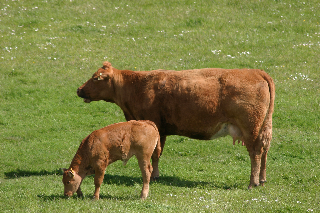
%> input picture Project/textonizationTestImg.bmp, 320 x 213 px
$ octave testImgTextonization.m   (GNU Octave 9; MATLAB toolbox functions it lacks are replaced by stand-ins)
%> lines starting %> are read from the running program, lines starting %| are printed output that depends on the picture
### Project/imgTextonization.m
%{
imgTextonization.m

ML founndations - 2012A
Yaniv Bar

Generate image texton map.
This is done by obtaining a 17 - dimensional feature filtered image bank which is clustered using k-means and assigned values.

The feature filtered image bank is made of 3 Gaussians, 4 Laplacian of Gaussians (LoG) and 4 first order derivatives of Gaussians.
The three Gaussian kernels (with sigma = 1, 2, 4) are applied to each H,S,V channel, thus producing 9 filter responses.
The four LoGs (with sigma = 1, 2, 4, 8) were applied to the V channel only, thus producing 4 filter responses.
The four derivatives of Gaussians were divided into the two x and y aligned sets, each with two different
values of kernels (sigma = 2, 4). Derivatives of Gaussians were also applied to the V channel only, thus producing 4 final filter
responses.

Therefore, each pixel in each image has associated a 17-dimensional feature vector. These 17-dimensional feature
vectors are then clustered using k-means and assigned values which represents the textonized image.

Input:
Im - a colored image (matrix)
filterBank - 11 dimensional filter bank
numClusters - number or clusters

Output:
textonizedIm - textonized image
%}
function [textonizedIm]=imgTextonization(Im, filterBank,numClusters)
% The training image is convolved with a 17-dimensional filter-bank at scale k
numFeatures = 17;

Im = im2double(Im);
[Im_n,Im_m,Im_d]=size(Im);
Im_hsv = rgb2hsv(Im);
Im_h = Im_hsv(:,:,1);
Im_s = Im_hsv(:,:,2);
Im_v = Im_hsv(:,:,3);

cell{1,1}=conv2(Im_h,filterBank{1,1},'same');
cell{1,2}=conv2(Im_s,filterBank{1,1},'same');
cell{1,3}=conv2(Im_v,filterBank{1,1},'same');
cell{1,4}=conv2(Im_h,filterBank{1,2},'same');
cell{1,5}=conv2(Im_s,filterBank{1,2},'same');
cell{1,6}=conv2(Im_v,filterBank{1,2},'same');
cell{1,7}=conv2(Im_h,filterBank{1,3},'same');
cell{1,8}=conv2(Im_s,filterBank{1,3},'same');
cell{1,9}=conv2(Im_v,filterBank{1,3},'same');
cell{1,10}=conv2(Im_v,filterBank{1,4},'same');
cell{1,11}=conv2(Im_v,filterBank{1,5},'same');
cell{1,12}=conv2(Im_v,filterBank{1,6},'same');
cell{1,13}=conv2(Im_v,filterBank{1,7},'same');
cell{1,14}=conv2(Im_v,filterBank{1,8},'same');
cell{1,15}=conv2(Im_v,filterBank{1,9},'same');
cell{1,16}=conv2(Im_v,filterBank{1,10},'same');
cell{1,17}=conv2(Im_v,filterBank{1,11},'same');

%The 17D responses for all training pixels are then whitened (to give zero mean and unit covariance),
X=zeros(Im_n*Im_m, numFeatures);
for i=1:numFeatures
    pixelFeatureVec = cell{1,i}(:);
    pixelFeatureVec = pixelFeatureVec - mean(pixelFeatureVec);
    pixelFeatureVec=pixelFeatureVec/std(pixelFeatureVec(:));
    X(:,i) = pixelFeatureVec;
end

[X,rY,initC,finalC]=my_kMeansClustering(X,numClusters,20);
rY=rY(:,numFeatures+1);

%[rY,ctrs] = kmeans(X,numClusters,'Distance','sqEuclidean','Start','sample','Replicates',1,'MaxIter',20); %matlab imp. (alt.)

textonizedIm = reshape(rY, Im_n, Im_m);

### Project/my_kMeansClustering.m
%{
my_kMeansClustering.m

ML founndations - 2012A
Yaniv Bar

kMeans algorithm implementation.

Input:
X - matrix data: objects in columns and attributes in rows
k - number of clusters
maxIter - max iteration
isRand - random initialization (if true), sequential initialization otherwise

Output:
X - matrix data
rY - a column verctor which represents the group of each object
initC - initial centroids
finalC - final centroids
%}
function [X,rY,initC,finalC]=my_kMeansClustering(X,k,maxIter,isRand)
if (nargin<4)
    isRand=0;
else
    isRand=1;
end

[numOfObjects,numOfAtts]=size(X);
% initial value of centroid
if (isRand==1)
    % random initialization
    p = randperm(k);
    for i=1:k
        initC(i,:)=X(p(i),:);
    end
else
    % sequential initialization
    for i=1:k
        initC(i,:)=X(i,:);
    end
end
finalC=initC;
% initialize as zero vector
temp=zeros(numOfObjects,1);
for tempIter=1:maxIter
    % calculate objcets-centroid distances
    d=computeEuclideanDistMatrix(X,finalC);
    % find group matrix g
    [z,g]=min(d,[],2);
    if (g==temp)
        % stop the iteration,
        break;
    else
        % copy group matrix to temporary variable
        temp=g;
    end
    for i=1:k
        f=find(g==i);
        % only compute centroid if f is not empty
        if f
            finalC(i,:)=mean(X(find(g==i),:),1);
        end
    end
end
rY=[X,g];
end

### Project/computeEuclideanDistMatrix.m
%{
computeEuclideanDistMatrix.m

ML founndations - 2012A
Yaniv Bar

compute euclidean distance matrix

Input:
A - matrix A
B - matrix B

Output:
d - distance matrix
%}
function d=computeEuclideanDistMatrix(A,B)
[hA,wA]=size(A);
[hB,wB]=size(B);
if (hA==1&& hB==1)
   d=sqrt(dot((A-B),(A-B)));
else
   C=zeros(wB,hB);
   C(1,:)=ones(1,hB);

   %C=[ones(1,hB);zeros(1,hB)];
   D=flipud(C);

   E=zeros(wA,hA);
   E(1,:)=ones(1,hA);

   %E=[ones(1,hA);zeros(1,hA)];


   F=flipud(E);
   G=A*C;
   H=A*D;
   I=B*E;
   J=B*F;
   d=sqrt((G-I').^2+(H-J').^2);
end

### Project/orderImgTextonization.m
%{
orderImgTextonization.m

Order image textonization by apperance rank

ML founndations - 2012A
Yaniv Bar

Input:
textonizedIm

Output:
orderedTextonizedIm - Ordered textonized image
%}
function orderedTextonizedIm = orderImgTextonization(textonizedIm)
orderedTextonizedIm=textonizedIm;
textons=unique(textonizedIm);
[counts,newTextons]=imhist(textonizedIm);
Ind=[];
for i=1:length(textons)
    Ind=[Ind,find(newTextons==textons(i))];
end
counts=counts(Ind);
newTextons=newTextons(Ind);
[sortCounts,Ind]=sort(counts);
newTextons=textons(Ind);
for i=1:length(textons)
    repInd=find(textonizedIm(:)==newTextons(i));
    orderedTextonizedIm(repInd)=textons(i);
end

### Project/getFilterBank.m
%{
getFilterBank.m

ML founndations - 2012A
Yaniv Bar

Get the following 11 - dimensional filter bank.
The filter bank is made of 3 Gaussians, 4 Laplacian of Gaussians (LoG) and 4 first order derivatives of Gaussians.
(three Gaussian kernels (with sigma = 1, 2, 4) , four LoGs kerneks (with sigma = 1, 2, 4, 8), four derivatives of Gaussians (x and y aligned sets),
each with two different values of kernels (sigma = 2, 4).

Input:
filterSize - filter size

Output:
filtrerBank - 11 dimensional filter bank (cell)
%}
function [filtrerBank]=getFilterBank(filterSize)
DISP_FILTER_BANK_FLAG=0;
type1_numFilters = 3;
type2_numFilters = 4;
type3_numFilters = 4;

sigma_val1=1;
sigma_val2=2;
sigma_val4=4;
sigma_val8=8;

gaussianFilter = getSymmetricGaussianFilter(filterSize,sigma_val1);
cell{1,1}=gaussianFilter;
gaussianFilter = getSymmetricGaussianFilter(filterSize,sigma_val2);
cell{1,2}=gaussianFilter;
gaussianFilter = getSymmetricGaussianFilter(filterSize,sigma_val4);
cell{1,3}=gaussianFilter;
logFilter = getSymmetricLogFilter(filterSize,sigma_val1);
cell{1,4}=logFilter;
logFilter = getSymmetricLogFilter(filterSize,sigma_val2);
cell{1,5}=logFilter;
logFilter = getSymmetricLogFilter(filterSize,sigma_val4);
cell{1,6}=logFilter;
logFilter = getSymmetricLogFilter(filterSize,sigma_val8);
cell{1,7}=logFilter;
gaussianFilter = getOneDimGaussianFilter(filterSize,sigma_val2,'X');
cell{1,8}=gaussianFilter;
gaussianFilter = getOneDimGaussianFilter(filterSize,sigma_val4,'X');
cell{1,9}=gaussianFilter;
gaussianFilter = getOneDimGaussianFilter(filterSize,sigma_val2,'Y');
cell{1,10}=gaussianFilter;
gaussianFilter = getOneDimGaussianFilter(filterSize,sigma_val4,'Y');
cell{1,11}=gaussianFilter;

filtrerBank = cell;

if(DISP_FILTER_BANK_FLAG == 1)
    figure;
    for i=1:type1_numFilters
        subplot(2,type1_numFilters,i); imagesc(filtrerBank{i});colormap(gray);
        subplot(2,type1_numFilters,i+type1_numFilters); mesh(filtrerBank{i});
    end
    figure;
    for i=1:type2_numFilters
        subplot(2,type2_numFilters,i); imagesc(filtrerBank{type1_numFilters+i});colormap(gray);
        subplot(2,type2_numFilters,i+type2_numFilters); mesh(filtrerBank{type1_numFilters+i});
    end
    figure;
    for i=1:type3_numFilters
        subplot(2,type3_numFilters,i); imagesc(filtrerBank{type1_numFilters+type2_numFilters+i});colormap(gray);
        subplot(2,type3_numFilters,i+type3_numFilters); mesh(filtrerBank{type1_numFilters+type2_numFilters+i});
    end
end

### Project/getOneDimGaussianFilter.m
%{
getOneDimGaussianFilter.m

ML founndations - 2012A
Yaniv Bar

Get a derivative Gaussian lowpass filter
of size 'filterSize' with standard deviation 'sigma'

Input:
filterSize - filter size
sigma - standard deviation
der - (X) 1D-X, (Y) 1D-Y

Output:
gaussianFilter -  a one directional Gaussian lowpass filter
%}

function [gaussianFilter]=getOneDimGaussianFilter(filterSize, sigma, der)
if(strcmp(der,'X')==1)
  gaussianFilter=myGaussianFilter(filterSize,sigma,'X');
elseif(strcmp(der,'Y')==1)
  gaussianFilter=myGaussianFilter(filterSize,sigma,'Y');
end

### Project/getSymmetricGaussianFilter.m
%{
getSymmetricGaussianFilter.m

ML founndations - 2012A
Yaniv Bar

Get a rotationally symmetric Gaussian lowpass filter
of size 'filterSize' with standard deviation 'sigma'

Input:
filterSize - filter size
sigma - standard deviation

Output:
gaussianFilter -  a rotationally symmetric Gaussian lowpass filter
%}

function [gaussianFilter]=getSymmetricGaussianFilter(filterSize, sigma)
gaussianFilter=myGaussianFilter(filterSize,sigma,'S');
% alt: gaussianFilter=fspecial('gaussian',filterSize,sigma);

### Project/getSymmetricLogFilter.m
%{
getSymmetricLogFilter.m

ML founndations - 2012A
Yaniv Bar

Get a rotationally symmetric LOG filter
of size 'filterSize' with standard deviation 'sigma' using fspecial method

Input:
filterSize - filter size
sigma - standard deviation

Output:
logFilter -  a rotationally symmetric LOG filter
%}

function [logFilter]=getSymmetricLogFilter(filterSize, sigma)
logFilter=fspecial('log',filterSize,sigma);

### Project/myGaussianFilter.m
%{
myGaussianFilter.m

ML founndations - 2012A
Yaniv Bar

Input:
filterSize - filter size
filterStd - filter standard deviation
der - (X) 1D-X, (Y) 1D-Y, (S) 2D - Sym (X & Y)

Output:
outputFilter - filter

%}
function [outputFilter]=myGaussianFilter(filterSize,filterStd, der);
filter_n = filterSize(1);
filter_m =  filterSize(2);

[x,y] = meshgrid(-floor(filter_m/2):floor((filter_m-1)/2),-floor(filter_n/2):floor((filter_n-1)/2));
% generating gaussian filter

if(strcmp(der,'S')==1)
    D=sqrt(x.^2+y.^2);
    outputFilter=exp(-(D.^2)./(2*(filterStd.^2)));
elseif(strcmp(der,'X')==1)
    D=sqrt(x.^2);
    outputFilter=exp(-(D.^2)./(2*(filterStd.^2)));
elseif(strcmp(der,'Y')==1)
    D=sqrt(y.^2);
    outputFilter=exp(-(D.^2)./(2*(filterStd.^2)));
end

outputFilter=outputFilter./(sum(sum(outputFilter)));

### Project/testImgTextonization.m
%{
testImgTextonization.m

ML founndations - 2012A
Yaniv Bar

%}

clear;

imgFileName = 'textonizationTestImg.bmp';
%imgFileName = 'textonizationTestImg2.bmp';
%imgFileName = 'textonizationTestImg3.bmp';
%imgFileName = 'textonizationTestImg4.bmp';
outImgFileName = sprintf('%s_TM.bmp', imgFileName(1:end-4));
outImgFileNameForView = sprintf('%s_TM_V.bmp', imgFileName(1:end-4));

srcIm = imread(imgFileName);
%> srcIm is the input picture: size 213x320x3 uint8; mean R, G, B 125.8, 128.4, 66.8
Im = im2double(srcIm);
[Im_n,Im_m,Im_d]=size(Im);
%> Im_n = 213; Im_m = 320; Im_d = 3

if(Im_d ~= 3)
    error('Only work on colored images!')
    exit;
end

filterSize=[15,15];
numClusters=25;
filtrerBank=getFilterBank(filterSize);
textonizedIm=uint8(imgTextonization(Im, filtrerBank, numClusters));
%> in imgTextonization, `Im_hsv = rgb2hsv(Im);`: Im_hsv: size 213x320x3 double; mean H, S, V 0.172, 0.532, 0.537
%> in imgTextonization, `Im_h = Im_hsv(:,:,1);`:
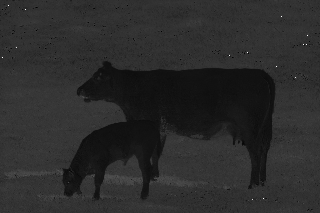
%> Im_h: size 213x320 double; min 0, max 0.993, mean 0.172
%> in imgTextonization, `Im_s = Im_hsv(:,:,2);`:
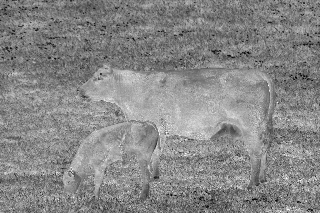
%> Im_s: size 213x320 double; min 0.00392, max 1, mean 0.532
%> in imgTextonization, `Im_v = Im_hsv(:,:,3);`:
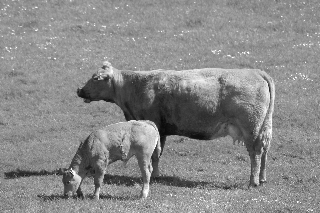
%> Im_v: size 213x320 double; min 0.0353, max 1, mean 0.537
%> in my_kMeansClustering, `[numOfObjects,numOfAtts]=size(X);`: numOfObjects = 68160; numOfAtts = 17
%> in imgTextonization, `textonizedIm = reshape(rY, Im_n, Im_m);`:
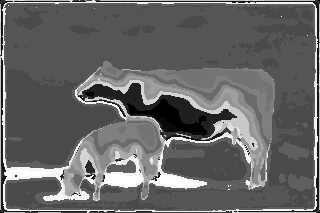
%> textonizedIm: size 213x320 double; min 1, max 25, mean 10.6; drawn with min black and max white
%> textonizedIm: size 213x320 uint8
textonizedIm=im2double(textonizedIm);
%> textonizedIm: size 213x320 double
textonizedIm=orderImgTextonization(textonizedIm);
%> in orderImgTextonization, `textons=unique(textonizedIm);`: textons = 25 values from 0.00392 to 0.098
%> in orderImgTextonization, `[counts,newTextons]=imhist(textonizedIm);`: counts = 256 values, max 21768 at index 10, min 0 at index 1, mean 266.2; newTextons = 256 values from 0 to 1
%> the loop in orderImgTextonization, `for i=1:length(textons)` made 25 passes
%> Ind on passes 1 to 12: 2, [2 3], [2 3 4], [2 3 4 5], [2 3 4 5 6], [2 3 4 5 6 7], [2 3 4 5 6 7 8], [2 3 4 5 6 7 8 9], [2 3 4 5 6 7 8 9 10], [2 3 4 5 6 7 8 9 10 11], [2 3 4 5 6 7 8 9 10 11 12], [2 3 4 5 6 7 8 9 10 11 12 13]
%> after the loop in orderImgTextonization, `for i=1:length(textons)`: Ind = 25 values from 2 to 26
%> in orderImgTextonization, `counts=counts(Ind);`: counts = 25 values, max 21768 at index 9, min 164 at index 6, mean 2726.4
%> in orderImgTextonization, `newTextons=newTextons(Ind);`: newTextons = 25 values from 0.00392 to 0.098
%> in orderImgTextonization, `[sortCounts,Ind]=sort(counts);`: sortCounts = 25 values from 164 to 21768; Ind = 25 values, max 25 at index 13, min 1 at index 12, mean 13
%> in orderImgTextonization, `newTextons=textons(Ind);`: newTextons = 25 values, max 0.098 at index 13, min 0.00392 at index 12, mean 0.051
%> the loop in orderImgTextonization, `for i=1:length(textons)` made 25 passes
%> after the loop in orderImgTextonization, `for i=1:length(textons)`:
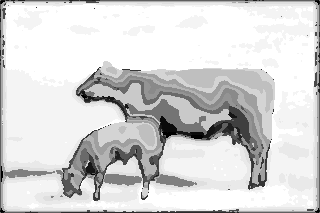
%> orderedTextonizedIm: size 213x320 double; min 0.00392, max 0.098, mean 0.0834; drawn with min black and max white
uniqueVals_Textonized=unique(textonizedIm);
%> uniqueVals_Textonized = 25 values from 0.00392 to 0.098
imwrite(textonizedIm, outImgFileName);
textonizedIm_View=textonizedIm;
textonizedIm_View=imadjust(textonizedIm_View,[min(textonizedIm_View(:)),max(textonizedIm_View(:))],[0,1]);
imwrite(textonizedIm_View, outImgFileNameForView);
% validity test (save vs. load)
savedTextonizedIm=imread(outImgFileName);
savedTextonizedIm=im2double(savedTextonizedIm);
uniqueVals_Textonized_saved=unique(savedTextonizedIm);
%> uniqueVals_Textonized_saved = 25 values from 0.00392 to 0.098
%uniqueVals_Textonized==uniqueVals_Textonized_saved % save vs. load validity check
savedTextonizedIm=imadjust(savedTextonizedIm,[min(savedTextonizedIm(:)),max(savedTextonizedIm(:))],[0,1]);

figure;
subplot(2,2,1); imshow(Im);title('Image');
subplot(2,2,2); imagesc(textonizedIm_View);title('Textonized image');
subplot(2,2,4); imhist(textonizedIm_View);title('Textons dist.');axis([-0.1,1.1,0,1000+(sum(sum(textonizedIm_View==mode(mode(textonizedIm_View)))))]);
%> after `axis([-0.1,1.1,0,1000+(sum(sum(textonizedIm_View==mode(mode(textonized`:
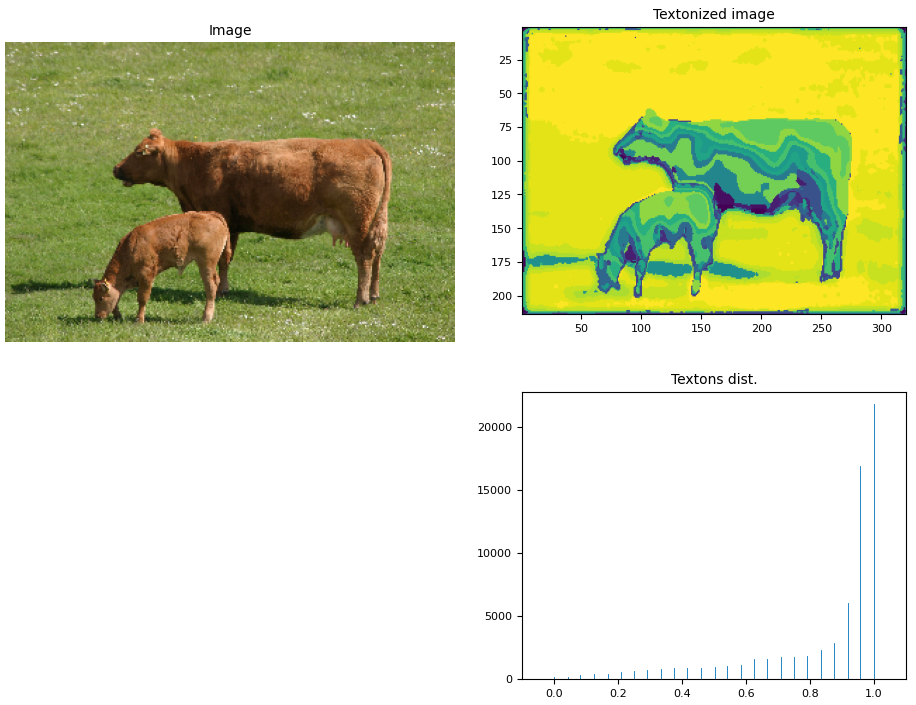
%> figure redrawn from the program's plot data, 3 panels

$ run again, with Project/textonizationTestImg2.bmp copied over Project/textonizationTestImg.bmp
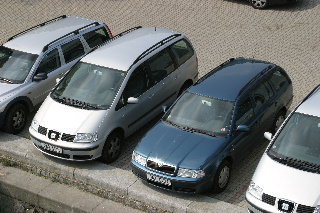
%> input picture Project/textonizationTestImg2.bmp, 320 x 213 px
%> srcIm is the input picture: size 213x320x3 uint8; mean R, G, B 113, 116.5, 115.4
%> Im_hsv: size 213x320x3 double; mean H, S, V 0.332, 0.156, 0.48
%> numOfObjects = 68160; numOfAtts = 17
%> textons = 25 values from 0.00392 to 0.098
%> in orderImgTextonization, `[counts,newTextons]=imhist(textonizedIm);`: counts = 256 values, max 12503 at index 24, min 0 at index 1, mean 266.2; newTextons = 256 values from 0 to 1
%> the loop in orderImgTextonization, `for i=1:length(textons)` made 25 passes
%> Ind on passes 1 to 8: 2, [2 3], [2 3 4], [2 3 4 5], [2 3 4 5 6], [2 3 4 5 6 7], [2 3 4 5 6 7 8], [2 3 4 5 6 7 8 9]
%> after the loop in orderImgTextonization, `for i=1:length(textons)`: Ind = 25 values from 2 to 26
%> in orderImgTextonization, `counts=counts(Ind);`: counts = 25 values, max 12503 at index 23, min 149 at index 13, mean 2726.4
%> in orderImgTextonization, `newTextons=newTextons(Ind);`: newTextons = 25 values from 0.00392 to 0.098
%> in orderImgTextonization, `[sortCounts,Ind]=sort(counts);`: sortCounts = 25 values from 149 to 12503; Ind = 25 values, max 25 at index 17, min 1 at index 18, mean 13
%> in orderImgTextonization, `newTextons=textons(Ind);`: newTextons = 25 values, max 0.098 at index 17, min 0.00392 at index 18, mean 0.051
%> the loop in orderImgTextonization, `for i=1:length(textons)` made 25 passes
%> after the loop in orderImgTextonization, `for i=1:length(textons)`:
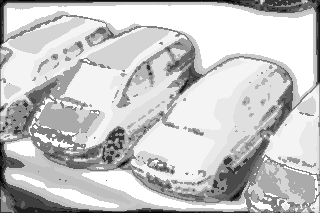
%> orderedTextonizedIm: size 213x320 double; min 0.00392, max 0.098, mean 0.077; drawn with min black and max white
%> uniqueVals_Textonized = 25 values from 0.00392 to 0.098
%> `axis([-0.1,1.1,0,1000+(sum(sum(textonizedIm_View==mode(mode(textonized`:
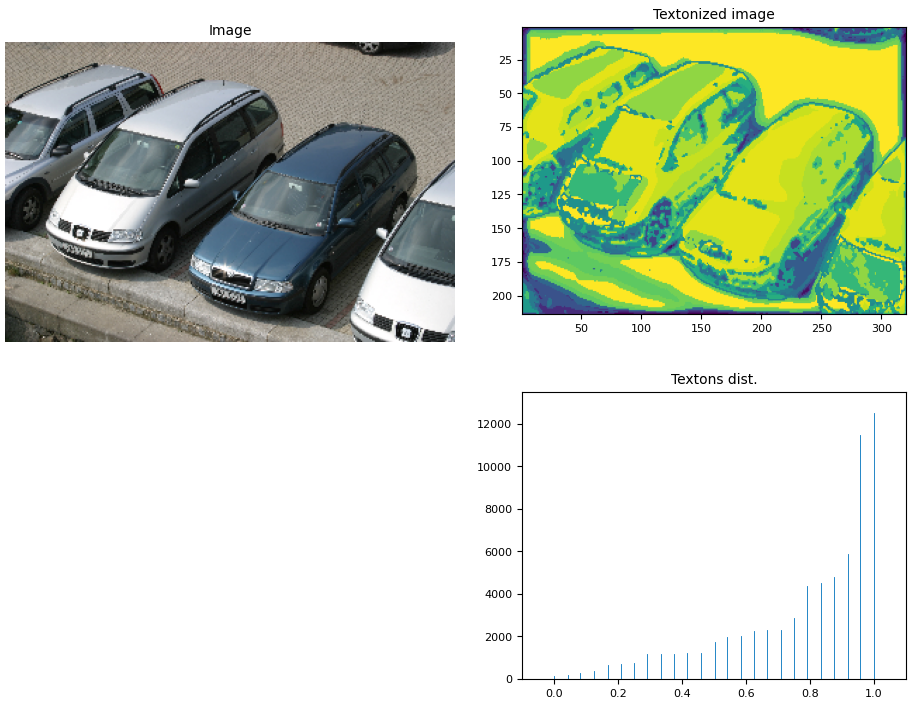
%> figure redrawn from the program's plot data, 3 panels

$ run again, with Project/textonizationTestImg3.bmp copied over Project/textonizationTestImg.bmp
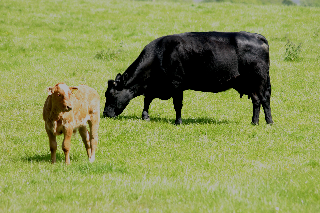
%> input picture Project/textonizationTestImg3.bmp, 320 x 213 px
%> srcIm is the input picture: size 213x320x3 uint8; mean R, G, B 138.1, 148.4, 83.4
%> Im_hsv: size 213x320x3 double; mean H, S, V 0.201, 0.417, 0.587
%> numOfObjects = 68160; numOfAtts = 17
%> textons = 25 values from 0.00392 to 0.098
%> in orderImgTextonization, `[counts,newTextons]=imhist(textonizedIm);`: counts = 256 values, max 35228 at index 18, min 0 at index 1, mean 266.2; newTextons = 256 values from 0 to 1
%> the loop in orderImgTextonization, `for i=1:length(textons)` made 25 passes
%> Ind on passes 1 to 8: 2, [2 3], [2 3 4], [2 3 4 5], [2 3 4 5 6], [2 3 4 5 6 7], [2 3 4 5 6 7 8], [2 3 4 5 6 7 8 9]
%> after the loop in orderImgTextonization, `for i=1:length(textons)`: Ind = 25 values from 2 to 26
%> in orderImgTextonization, `counts=counts(Ind);`: counts = 25 values, max 35228 at index 17, min 199 at index 12, mean 2726.4
%> in orderImgTextonization, `newTextons=newTextons(Ind);`: newTextons = 25 values from 0.00392 to 0.098
%> in orderImgTextonization, `[sortCounts,Ind]=sort(counts);`: sortCounts = 25 values from 199 to 35228; Ind = 25 values, max 25 at index 2, min 1 at index 21, mean 13
%> in orderImgTextonization, `newTextons=textons(Ind);`: newTextons = 25 values, max 0.098 at index 2, min 0.00392 at index 21, mean 0.051
%> the loop in orderImgTextonization, `for i=1:length(textons)` made 25 passes
%> after the loop in orderImgTextonization, `for i=1:length(textons)`:
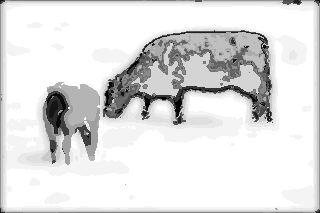
%> orderedTextonizedIm: size 213x320 double; min 0.00392, max 0.098, mean 0.0866; drawn with min black and max white
%> uniqueVals_Textonized = 25 values from 0.00392 to 0.098
%> `axis([-0.1,1.1,0,1000+(sum(sum(textonizedIm_View==mode(mode(textonized`:
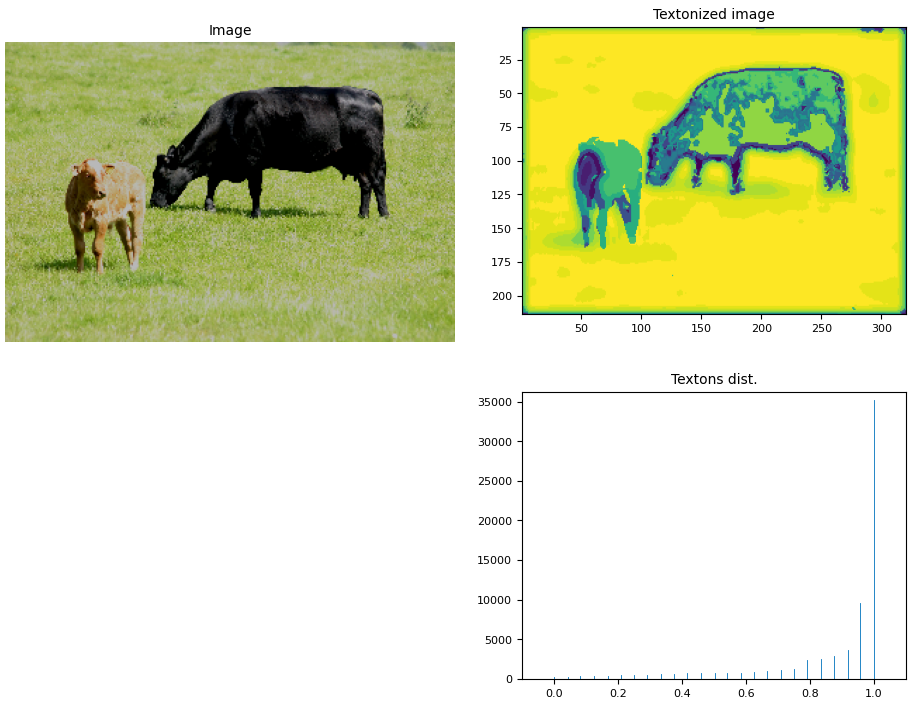
%> figure redrawn from the program's plot data, 3 panels
